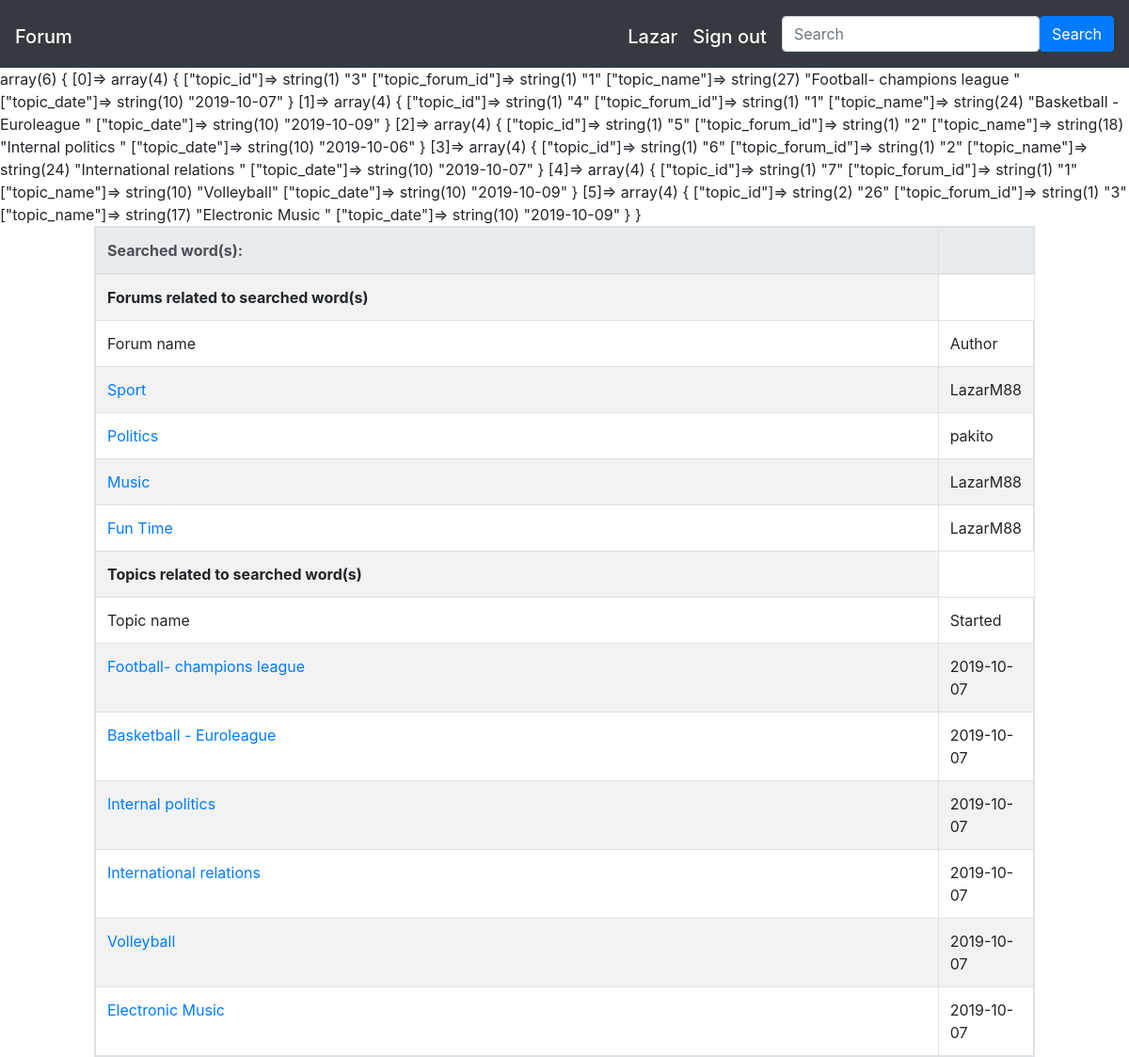
The page /search.php (signed in) on the database its author committed.
### tables this page shows
CREATE TABLE `forum` (
  `forum_id` int(11) NOT NULL,
  `forum_name` varchar(255) NOT NULL,
  `forum_description` varchar(50) NOT NULL,
  `forum_user_id` int(11) NOT NULL,
  `forum_date` date NOT NULL
);

CREATE TABLE `users` (
  `user_id` int(11) NOT NULL,
  `user_name` varchar(255) NOT NULL,
  `user_lastname` varchar(255) NOT NULL,
  `user_email` varchar(255) NOT NULL,
  `user_username` varchar(255) NOT NULL,
  `Password` varchar(255) NOT NULL
);

CREATE TABLE `topic` (
  `topic_id` int(11) NOT NULL,
  `topic_forum_id` int(11) NOT NULL,
  `topic_name` varchar(255) NOT NULL,
  `topic_date` date NOT NULL
);

### search.php (the view, shortened to what this page needs)
<?php include "template/header.php";
include "template/connection.php";
$search=$_POST["search"];
$topic= array ();
$sql_topic= "SELECT * FROM topic WHERE topic_name LIKE '%".$search."%'";
$tiket= mysqli_query($mysqlConnection, $sql_topic);
while ($row= mysqli_fetch_assoc($tiket)){
	$topic[]=$row;
}
$forum= array();
$sql_forum="SELECT * FROM forum WHERE forum_name LIKE '%".$search."%'";
$tiket= mysqli_query($mysqlConnection,$sql_forum);
while ($row = mysqli_fetch_assoc ($tiket)) {
	$forum[]=$row;
}
var_dump($topic);
?>
<table class="table table-striped table-bordered table-responsive" style="width: 1000px; margin: auto">
<thead class="thead-light">
	<tr>
			<th scope="col" style="width: 50%; margin: auto"> Searched word(s):</th>
			<th scope="col" style="width: 100%; margin: auto"><?php echo $search; ?></th>
	</tr>
</thead>
<tbody>
	<?php if(sizeof($forum) !=0) { ?>
	<tr><td scope="col" style="width: 100%"><b>Forums related to searched word(s)</b></td></tr>
	<tr>
			<td scope="col">Forum name</td>
			<td scope="col">Author</td>
	</tr>
	<?php } for ($i=0; $i<sizeof($forum);$i++) { ?>
		<tr>
			<td scope="col"><a href="forum.php?id=<?php echo $forum[$i]["forum_id"]; ?>&page=1"><?php echo $forum[$i]["forum_name"]; ?></a></td>
			<td scope="col"><?php $array= array();
								$sql= "SELECT user_username FROM users WHERE user_id = '".$forum[$i]["forum_user_id"]."'";
								$tiket = mysqli_query($mysqlConnection,$sql);
								while($row= mysqli_fetch_assoc($tiket)){
									$array[]=$row;
								}
								echo $array[0]["user_username"];
						?></td>
	</tr>
<?php }
	if (sizeof($topic) !=0) { ?>
		<tr><td scope="col" style="width: 100%"><b>Topics related to searched word(s)</b></td></tr>
		<tr>
			<td scope="col">Topic name</td>
			<td scope="col">Started</td>
	</tr>
	<?php }
	for ($y=0;$y<sizeof($topic);$y++) { ?>
	<tr>
			<td scope="col"><a href="topic.php?forum=<?php echo $topic[$y]["topic_forum_id"]; ?>&topic=<?php echo $topic[$y]["topic_id"];?>&page=1"><?php echo $topic[$y]["topic_name"]; ?></a></td>
			<td scope="col"><?php echo $topic[0]["topic_date"]; ?></td>
	</tr>
<?php } ?>
</tbody>

### rows shown on the page
forum: forum_name "Sport", users.user_username "LazarM88"
forum: forum_name "Politics", users.user_username "pakito"
forum: forum_name "Music", users.user_username "LazarM88"
forum: forum_name "Fun Time", users.user_username "LazarM88"
topic: topic_name "Football- champions league", topic_date "2019-10-07"
topic: topic_name "Basketball - Euroleague"
topic: topic_name "Internal politics"
topic: topic_name "International relations"
topic: topic_name "Volleyball"
topic: topic_name "Electronic Music"

### other values the page prints
$_SESSION["name"] "Lazar"
